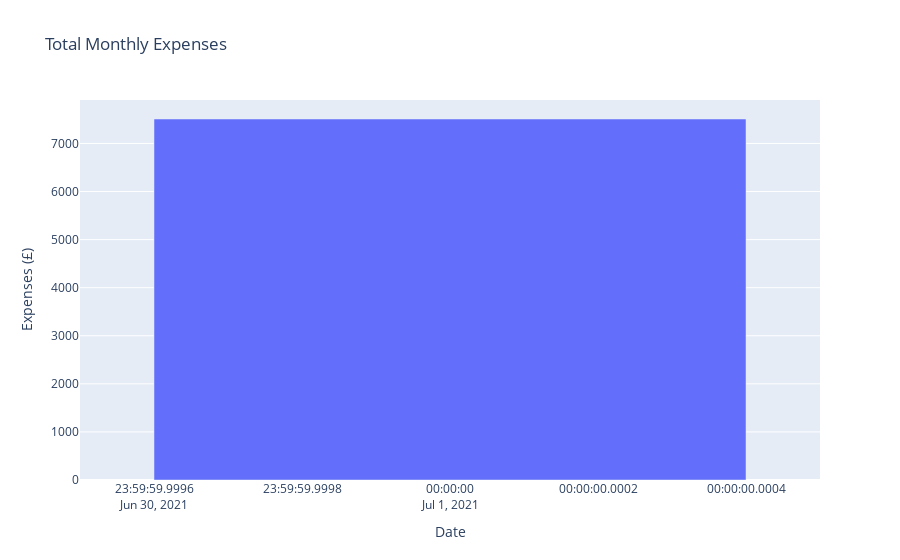

Write notebook code for a chart like this one.
### Code cell
df_x = df[(df.Category != "MoneyFromChris") & (df.Category != "Money from Friends") & (df.Category != "Money From Emma") 
       & (df.Category != "Rental Income") ].copy() 
df_x['AbsAmount'] = df.Amount*(-1) 
Total_Monthly_Expenses_Table = df_x.groupby('year_month')['AbsAmount'].sum().reset_index(name = 'sum')
Total_Monthly_Expenses_Chart = px.bar(Total_Monthly_Expenses_Table, x = "year_month", y = "sum", title = "Total Monthly Expenses")
Total_Monthly_Expenses_Chart.update_yaxes(title = 'Expenses (£)', visible = True, showticklabels = True)
Total_Monthly_Expenses_Chart.update_xaxes(title = 'Date', visible = True, showticklabels = True)
Total_Monthly_Expenses_Chart.show()

### Figure 1 — Plotly figure (JSON) as saved in the notebook; plotly's stock layout.template omitted (floating-point values rounded to 4 significant figures)
{"data": [{"alignmentgroup": "True", "hovertemplate": "year_month=%{x}<br>sum=%{y}<extra></extra>", "legendgroup": "", "marker": {"color": "#636efa", "pattern": {"shape": ""}}, "name": "", "offsetgroup": "", "orientation": "v", "showlegend": false, "textposition": "auto", "type": "bar", "x": ["2021-07"], "xaxis": "x", "y": [7508.0], "yaxis": "y"}], "layout": {"barmode": "relative", "legend": {"tracegroupgap": 0}, "title": {"text": "Total Monthly Expenses"}, "xaxis": {"anchor": "y", "domain": [0, 1], "showticklabels": true, "title": {"text": "Date"}, "visible": true}, "yaxis": {"anchor": "x", "domain": [0, 1], "showticklabels": true, "title": {"text": "Expenses (£)"}, "visible": true}}}
